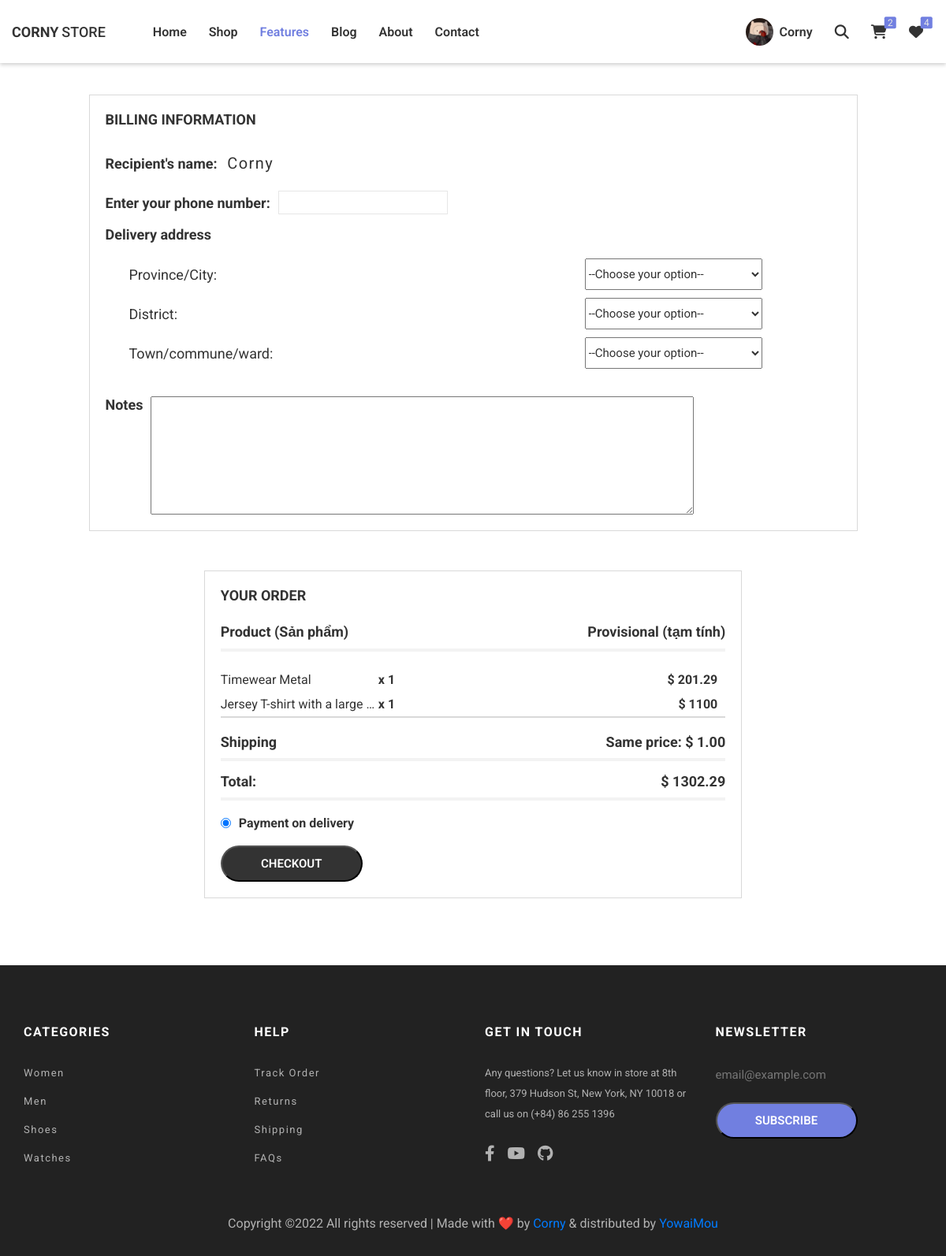
/components/pg_features/pay.php (signed in), run on the app's committed database.
### tables this page shows
CREATE TABLE `user` (
  `id` int(11) NOT NULL,
  `email` varchar(255) NOT NULL,
  `password` varchar(255) NOT NULL,
  `name` varchar(50) NOT NULL,
  `role` varchar(10) NOT NULL DEFAULT 'user',
  `avatar` varchar(500) NOT NULL
);

CREATE TABLE `cart` (
  `id` int(11) NOT NULL,
  `user_id` int(11) NOT NULL,
  `product_id` int(11) NOT NULL,
  `quantity` int(11) NOT NULL
);

CREATE TABLE `product` (
  `product_id` int(11) NOT NULL,
  `category_id` int(11) NOT NULL,
  `product_type_id` int(11) NOT NULL,
  `product_name` varchar(255) NOT NULL,
  `product_price` varchar(255) NOT NULL,
  `product_desc` varchar(500) NOT NULL,
  `product_img` varchar(1000) NOT NULL,
  `date_insert` datetime NOT NULL DEFAULT current_timestamp(),
  `date_update` datetime NOT NULL DEFAULT current_timestamp() ON UPDATE current_timestamp()
);

### admin/class/user_class.php (called while the page is built, shortened)
<?php
class User {
    public $connect;
    public function __construct($host, $user, $pw, $db_name) {
        $this->connect = new mysqli($host, $user, $pw, $db_name);
    }
    public function get_user_by_email($email) {
        $query = "SELECT * FROM user WHERE `email`='$email'";
        $result = mysqli_query($this->connect, $query);
        return $result;
    }
}
?>

### components/class/cart_class.php (called while the page is built, shortened)
<?php
class Cart {
    public $connect;
    public function __construct($host, $user, $pw, $db_name) {
        $this->connect = new mysqli($host, $user, $pw, $db_name);
    }
    public function show_cart_detail($user_id) {
        $query = "SELECT a.user_id, a.quantity, b.* FROM `cart` a
        INNER JOIN product b ON a.product_id = b.product_id
        WHERE a.user_id = '$user_id'";
        $result = mysqli_query($this->connect, $query);
        return $result;
    }
    public function count_cart($user_id) {
        $query = "SELECT COUNT(product_id) as 'number' FROM `cart`
        WHERE `user_id` = ".$user_id;
        $result = mysqli_query($this->connect, $query);
        return $result;
    }
}
?>

### components/class/wishlist_class.php (called while the page is built, shortened)
<?php
class Wishlist {
    public $connect;
    public function __construct($host, $user, $pw, $db_name) {
        $this->connect = new mysqli($host, $user, $pw, $db_name);
    }
    public function count_wishlist($user_id) {
        $query = "SELECT COUNT(product_id) as 'number' FROM `wishlist`
        WHERE `user_id` = ".$user_id;
        $result = mysqli_query($this->connect, $query);
        return $result;
    }
}
?>

### components/pg_features/pay.php (the view, shortened to what this page needs)
<?php
$url_base = "../../";
$url_folder = "../";
$url_inside = "router/";
?>
<?php include $url_inside."links.php"?>
<body>
    <?php include "../layouts/header.php" ?>
    <?php
    if(!isset($_SESSION['email']) || $_SESSION['email'] == NULL) {
    } else {
        $arr_total = [];
        $cost_ship = 1;
        $cart = new Cart(DB_HOST, DB_USER, DB_PASS, DB_NAME);
        $show_cart_detail = $cart->show_cart_detail($id);
    }
    ?>
    <form action="<?php echo $url_folder."orders/orders_insert.php"?>" method="GET"
    id="section" class="section_features-pay">
        <div class="container">
            <div class="bill_info">
                <h4>BILLING INFORMATION</h4>
                <p for="">Recipient's name: <span><?php echo $name?></span></p>
                <div class="phone_number">
                    <label for="phone">Enter your phone number:</label>
                    <input id="phone" name="phone" required>
                </div>
                <div class="delivery_address">
                    <span>Delivery address</span>
                    <div class="delivery_address-item">
                        <div class="address_item city">
                            <div>Province/City:</div>
                            <select name="id_tp" id="city" required>
                                <option value="">--Choose your option--</option>
                            </select>
                        </div>
                        <div class="address_item district">
                            <div>District:</div>
                            <select name="id_qh" id="district" required>
                                <option value="">--Choose your option--</option>
                            </select>
                        </div>
                        <div class="address_item town">
                            <div>Town/commune/ward:</div>
                            <select name="id_xp" id="town" required>
                                <option value="">--Choose your option--</option>
                            </select>
                        </div>
                    </div>
                </div>
                <div class="notes">
                    <label for="">Notes</label>
                    <textarea name="note" id=""></textarea>
                </div>
            </div>
            <div class="order_info">
                <h4>YOUR ORDER</h4>
                <div class="order_title">
                    <div>Product <span>(Sản phẩm)</span></div>
                    <div>Provisional <span>(tạm tính)</span></div>
                </div>
                <div class="order_product">
                    <?php
                    if(mysqli_num_rows($show_cart_detail) > 0) {
                        while($row = mysqli_fetch_assoc($show_cart_detail)) {
                            $tmp_total = $row['product_price'] * $row['quantity'];
                            $total = $tmp_total-(int)$tmp_total!=0? $tmp_total : $tmp_total."00";
                            array_push($arr_total, $total);
                    ?>
                    <div class="order_product-item">
                        <div class="name_quantity">
                            <span><?php echo $row['product_name']?></span>
                            <b>x <?php echo $row['quantity']?></b>
                        </div>
                        <div>$ <?php echo $total?></div>
                    </div>
                    <?php }}?>
                </div>
                <div class="order_shipping">
                    <div>Shipping</div>
                    <div>Same price: $ 1.00</div>
                </div>
                <div class="order_total">
                    <div>Total:</div>
                    <div>$
                        <?php
                        $total_final = 0 + $cost_ship;
                        for($i=0; $i<count($arr_total);$i++) {
                            $total_final+=$arr_total[$i];
                        }
                        echo $total_final;
                        ?>
                    </div>
                </div>
                <div class="order_radio">
                    <input id="cash" type="radio" checked>
                    <label for="cash">Payment on delivery</label>
                </div>
                <button type="submit" class="btn">CHECKOUT</button>
            </div>
        </div>
    </form>
    <?php include "../layouts/footer.php" ?>
</body>

### components/layouts/header.php (shortened to what this page needs)
<?php
include $url_base."admin/class/user_class.php";
include $url_folder."class/cart_class.php";
include $url_folder."class/wishlist_class.php";
if(!isset($_SESSION["email"]) || $_SESSION["email"]==NULL) {
    $islogged = false;
} else {
    $islogged = true;
    $id = $_SESSION["id"];
    $email = $_SESSION["email"];
    $name = $_SESSION["name"];
    $user = new User(DB_HOST, DB_USER, DB_PASS, DB_NAME);
    $cart = new Cart(DB_HOST, DB_USER, DB_PASS, DB_NAME);
    $wishlist = new Wishlist(DB_HOST, DB_USER, DB_PASS, DB_NAME);
    $get_user_by_email = $user->get_user_by_email($email);
    $row = mysqli_fetch_assoc($get_user_by_email);
    $cart_number = mysqli_fetch_assoc($cart->count_cart($id));
    $row_count_wishlist = mysqli_fetch_assoc($wishlist->count_wishlist($id));
}
?>
<header id="header" class="header_home ">
    <div class="container">
        <a href=<?php echo $url_folder."pg_home/index.php"?> class="header_logo">
            <b>CORNY</b>STORE
        </a>
        <ul class="header_menu">
            <li class="item home">
                <a href=<?php echo $url_folder."pg_home/index.php"?>>Home</a>
            </li>
            <li class="item products">
                <a href=<?php echo $url_folder."pg_shop/index.php"?>>Shop</a>
            </li>
            <li class="item features">
                <a href=<?php echo $url_folder."pg_features/index.php"?>>Features</a>
            </li>
            <li class="item ">
                <a href="">Blog</a>
            </li>
            <li class="item about">
                <a href=<?php echo $url_folder."pg_about/index.php"?>>About</a>
            </li>
            <li class="item contact">
                <a href=<?php echo $url_folder."pg_contact/index.php"?>>Contact</a>
            </li>
        </ul>
        <div class="header_nav">
            <?php
            if($islogged == false) { ?>
            <a href=<?php echo $url_folder."UI_user/login.php"?> class="login">
                <i class="fa-solid fa-arrow-right-to-bracket"></i>
                LOGIN
            </a>
            <?php } else {?>
            <div class="user_info">
                <div class="user_info-img">
                    <img src="<?php echo $url_base."admin/uploads/avatar/".$row['avatar']?>" alt="">
                </div>
                <div class="user_info-name">Corny</div>
            </div>
            <?php }?>
            <div class="icon search">
                <i class="fa-solid fa-magnifying-glass"></i>
            </div>
            <div class="icon cart">
                <i class="fa-solid fa-cart-shopping"></i>
                <div class="icon_quantity">
                    <?php if($islogged) {
                        echo $cart_number['number'];
                    } else { echo "0";}?>
                </div>
            </div>
            <div class="icon heart">
                <i class="fa-solid fa-heart"></i>
                <div class="icon_quantity">
                    <?php if($islogged) {
                        echo $row_count_wishlist['number'];
                    } else { echo "0";}?>
                </div>
            </div>
        </div>
    </div>
</header>

### assets/css/layouts_css/style.css (style rules this page uses)
* { margin: 0; padding: 0; box-sizing: border-box; font-family: 'Roboto', sans-serif; color: var(--dark); transition: all .2s linear; scroll-behavior: smooth; }
:root { --dark-bg: rgb(34, 34, 34); --dark: #333333; --light-bg: #fff; --light-bg_features: #f3f3f3; --light-border_features: #d9d9d9; --light-search-bg: rgba(255,255,255,0.9); --light-price: #666; --light-text: #888888; --light-btn: #e6e6e6; --light-text-footer: #b2b2b2; --blue: rgb(113, 127, 224); --blue-blur: rgba(113, 127, 224, 0.8); --blue-heart: rgb(103,116,213); --blue-text-footer: #007bff; --blue-hover: #0056b3; --shadow: rgb(0 0 0 / 20%); --overlay-bg: rgba(0,0,0,0.6); --green_success: #408140; --red_alert: rgb(244,67,54); }
body { position: relative; }
ul { list-style: none; }
a { text-decoration: none; }
.container { margin-left: auto; margin-right: auto; padding: 0 15px; max-width: 1200px; width: 100%; }
.btn { display: flex; justify-content: center; align-items: center; width: fit-content; min-width: 180px; height: 46px; background-color: var(--blue); color: var(--light-bg); border-radius: 23px; font-size: 15px; font-weight: 600; cursor: pointer; }

### assets/css/layouts_css/header.css (style rules this page uses)
#header { display: flex; height: 80px; width: 100%; position: fixed; z-index: 2022; background-color: var(--light-bg); box-shadow: 0 2px 5px var(--shadow); }
#header .container, .header_logo, .header_menu, .header_nav { display: flex; align-items: center; }
.header_logo { font-size: 18px; margin-right: 60px; font-weight: 500; }
.header_logo b { margin-right: 4px; }
.header_menu { transition: all .5s ease-in-out; }
.header_menu li { margin-right: 28px; font-weight: 600; }
.header_nav { flex: 1; justify-content: flex-end; }
.header_nav > .icon { display: flex; justify-content: center; align-items: center; padding: 6px 8px; margin: 0 6px; cursor: pointer; }
.header_nav > .icon i { font-size: 18px; }
.header_nav > .icon { position: relative; }
.header_nav > .icon .icon_quantity { position: absolute; top: 0; right: 0; transform: translate(25%, -25%); border-radius: 2px; background-color: var(--blue); color: var(--light-btn); font-size: 12px; width: 15px; height: 15px; display: flex; justify-content: center; align-items: center; text-align: center; }
.user_info { display: flex; align-items: center; margin: 0 6px; padding: 8px 8px; cursor: pointer; position: relative; }
.user_info-img { display: flex; justify-content: center; align-items: center; width: 35px; height: 35px; border-radius: 50%; overflow: hidden; margin-right: 8px; }
.user_info-img img { height: 100%; }
.user_info-name { font-weight: 600; text-align: center; }

### assets/responsive/res_features.css (style rules this page uses)
@media (min-width: 1200px) { .cart_info, .bill_info { -ms-flex: 0 0 58.333333%; flex: 0 0 58.333333%; max-width: 58.333333%; } }
@media (min-width: 1200px) { .cart_totals, .order_info { -ms-flex: 0 0 41.666667%; flex: 0 0 41.666667%; max-width: 41.666667%; } }
@media (max-width: 1200px) { .cart_totals-contents, .order_info { margin-top: 50px; } }
@media (max-width: 1200px) and (min-width: 992px) { .cart_info, .bill_info { -ms-flex: 0 0 83.333333%; flex: 0 0 83.333333%; max-width: 83.333333%; } }
@media (max-width: 1200px) and (min-width: 992px) { .cart_totals, .order_info { -ms-flex: 0 0 58.333333%; flex: 0 0 58.333333%; max-width: 58.333333%; } }

### components/pg_features/router/links.php (style rules this page uses)
.header_menu .features a { color: var(--blue) }

### data on the page
user: avatar (picture)
cart: product.product_name "Timewear Metal", quantity "1", product.product_price "201.29"
cart: product.product_name "Jersey T-shirt with a large…", quantity "1", total "1100"

### other printed values
$cart_number['number'] "2"
$row_count_wishlist['number'] "4"
$name "Corny"
$total_final "1302.29"
